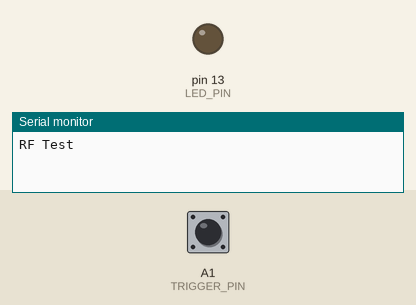
Recording of a sketch running on a simulated Arduino Uno, built with avr-gcc and run on an emulated ATmega328P. Shown: output pins drawn as LEDs (lit = HIGH), the last lines printed to the serial monitor. Dashed ring = blinking. The test bench sets the inputs (shaded band); at power-on: A1 (TRIGGER_PIN) LOW.

Above: at 1.2 s.
1.3 s: A1 (TRIGGER_PIN) driven HIGH
At 2.5 s:
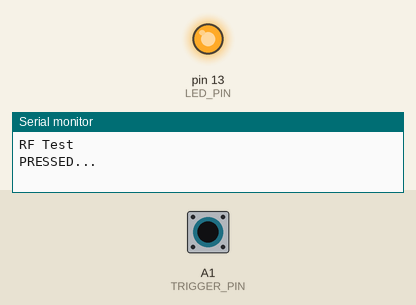
2.8 s: A1 (TRIGGER_PIN) driven LOW
At 3.3 s:
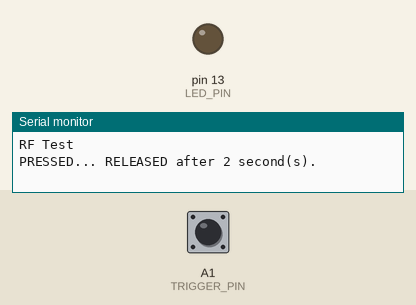
4.3 s: A1 (TRIGGER_PIN) pulsed HIGH 2 times (0.12 s each, 0.3 s apart)
At 4.66 s:
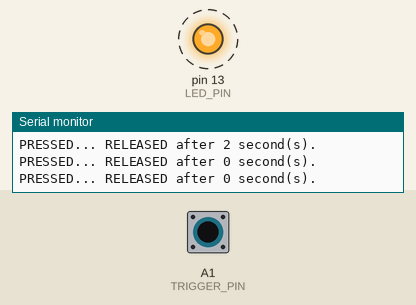
Timing chart, 0 to 7.3 s (numbered marks = the images above; inputs shaded):
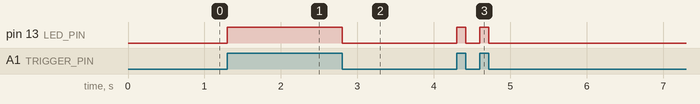

The sketch:

rf_test.ino
```cpp
// D0 pin of receiver
const int TRIGGER_PIN = A1;

// Built-in LED
const int LED_PIN = 13;

// Store pressing time
unsigned long start_time;

// Store if button is pressed
boolean announced;

void setup()
{
    Serial.begin(9600);
    Serial.println("RF Test");
    pinMode(LED_PIN, OUTPUT);
}

void loop()
{
    digitalWrite(LED_PIN, LOW);
    announced = false;

    // Iterate over loop if button is pressed
    while (digitalRead(TRIGGER_PIN))
    {
        if (!announced)
        {
            start_time = millis();
            Serial.print("PRESSED... ");
            announced = true;
        }
        digitalWrite(LED_PIN, HIGH);
    }

    // After button is released, calculate pressing time
    if (announced) {
        Serial.print("RELEASED after ");
        unsigned long duration = millis() - start_time;
        Serial.print(round(duration/1000.0)); // Convert to seconds

        Serial.println(" second(s).");
    }
}
```

Measured:
- after the input at 1.3 s, pin 13 (LED_PIN): LOW → HIGH at once
- after the input at 2.8 s, pin 13 (LED_PIN): HIGH → LOW at once
- after the input at 4.3 s, pin 13 (LED_PIN): alternates HIGH for 0.12 s and LOW for 0.18 s, 4 changes in all, then stays LOW, starting at once
